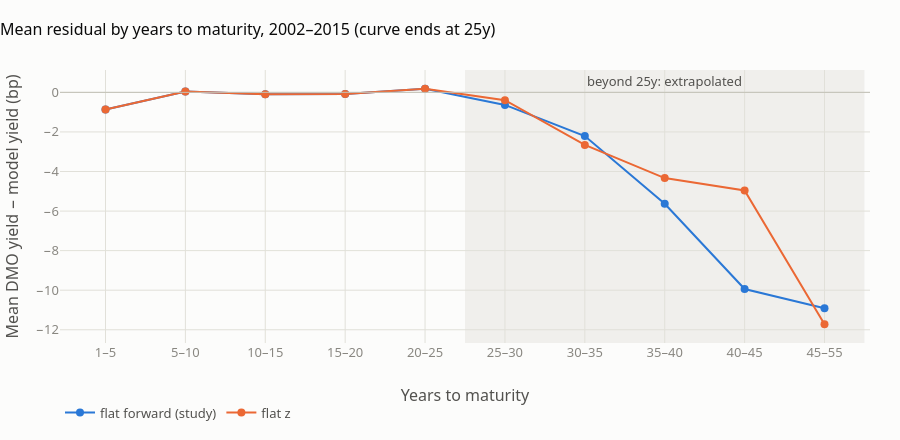

Notebook code for this chart:
### Code cell
edges = [1, 5, 10, 15, 20, 25, 30, 35, 40, 45, 55]
pre = M[M.date < "2016-01-01"].copy()
pre["bucket"] = pd.cut(pre.years, edges, labels=[f"{a}–{b}" for a, b in zip(edges[:-1], edges[1:])])
long_ = (pre.melt(id_vars=["bucket"], value_vars=["residual_bp", "residual_bp_flat_z"], var_name="method", value_name="bp")
         .replace({"method": {"residual_bp": "flat forward (study)", "residual_bp_flat_z": "flat z"}}))
agg = long_.groupby(["bucket", "method"], observed=True)["bp"].agg(mean="mean", n="size").reset_index()
cm = plotting.colour_map(["flat forward (study)", "flat z"])
title = "Mean residual by years to maturity, 2002–2015 (curve ends at 25y)"

fig_s, ax = plt.subplots(figsize=(9.5, 4.6))
ax.axhline(0, color=plotting.BASELINE, lw=1)
ax.axvspan(4.5, 9.5, color=plotting.NEUTRAL_BAND, zorder=0)
sns.pointplot(data=agg, x="bucket", y="mean", hue="method", palette=cm, dodge=0.25, markers="o",
              linestyles="-", ax=ax)
ax.text(7, ax.get_ylim()[1] * 0.9, "beyond 25y: extrapolated", ha="center", color=plotting.INK_SECONDARY, fontsize=9)
ax.set_xlabel("Years to maturity")
ax.set_ylabel("Mean DMO yield − model yield (bp)")
ax.set_title(title)
ax.legend(title=None)
fig_s.tight_layout()

fig_p = go.Figure()
fig_p.add_vrect(x0=4.5, x1=9.5, fillcolor=plotting.NEUTRAL_BAND, line_width=0, layer="below",
                annotation_text="beyond 25y: extrapolated", annotation_position="top")
fig_p.add_hline(y=0, line_color=plotting.BASELINE, line_width=1)
for m, colour in cm.items():
    a = agg[agg.method == m]
    fig_p.add_trace(go.Scatter(x=list(range(len(a))), y=a["mean"], mode="lines+markers", name=m,
                               line=dict(color=colour), customdata=np.stack([a.bucket.astype(str), a.n], axis=1),
                               hovertemplate="%{customdata[0]}y: %{y:+.2f} bp<br>%{customdata[1]} gilt-days<extra>" + m + "</extra>"))
fig_p.update_layout(template=plotting.PLOTLY_TEMPLATE, height=440, title=title,
                    xaxis=dict(title="Years to maturity", tickvals=list(range(len(edges) - 1)),
                               ticktext=[f"{a}–{b}" for a, b in zip(edges[:-1], edges[1:])]),
                    yaxis_title="Mean DMO yield − model yield (bp)", legend=dict(orientation="h", y=-0.2))
plotting.save_pair("curve_residuals_by_maturity", fig_s, fig_p)
fig_p.show()

### Figure 1 — Plotly figure (JSON) as saved in the notebook; plotly's stock layout.template omitted (floating-point values rounded to 4 significant figures)
{"data": [{"customdata": [["1–5", 1408], ["5–10", 1145], ["10–15", 483], ["15–20", 342], ["20–25", 363], ["25–30", 384], ["30–35", 250], ["35–40", 170], ["40–45", 105], ["45–55", 163]], "hovertemplate": "%{customdata[0]}y: %{y:+.2f} bp<br>%{customdata[1]} gilt-days<extra>flat forward (study)</extra>", "line": {"color": "#2a78d6"}, "mode": "lines+markers", "name": "flat forward (study)", "type": "scatter", "x": [0, 1, 2, 3, 4, 5, 6, 7, 8, 9], "y": [-0.8683, 0.04083, -0.1016, -0.08734, 0.1874, -0.6356, -2.206, -5.632, -9.938, -10.91]}, {"customdata": [["1–5", 1408], ["5–10", 1145], ["10–15", 483], ["15–20", 342], ["20–25", 363], ["25–30", 384], ["30–35", 250], ["35–40", 170], ["40–45", 105], ["45–55", 163]], "hovertemplate": "%{customdata[0]}y: %{y:+.2f} bp<br>%{customdata[1]} gilt-days<extra>flat z</extra>", "line": {"color": "#eb6834"}, "mode": "lines+markers", "name": "flat z", "type": "scatter", "x": [0, 1, 2, 3, 4, 5, 6, 7, 8, 9], "y": [-0.8683, 0.04083, -0.1016, -0.08734, 0.1874, -0.3964, -2.655, -4.334, -4.962, -11.73]}], "layout": {"annotations": [{"showarrow": false, "text": "beyond 25y: extrapolated", "x": 7.0, "xanchor": "center", "xref": "x", "y": 1, "yanchor": "top", "yref": "y domain"}], "height": 440, "legend": {"orientation": "h", "y": -0.2}, "shapes": [{"fillcolor": "#f0efec", "layer": "below", "line": {"width": 0}, "type": "rect", "x0": 4.5, "x1": 9.5, "xref": "x", "y0": 0, "y1": 1, "yref": "y domain"}, {"line": {"color": "#c3c2b7", "width": 1}, "type": "line", "x0": 0, "x1": 1, "xref": "x domain", "y0": 0, "y1": 0, "yref": "y"}], "title": {"text": "Mean residual by years to maturity, 2002–2015 (curve ends at 25y)"}, "xaxis": {"ticktext": ["1–5", "5–10", "10–15", "15–20", "20–25", "25–30", "30–35", "35–40", "40–45", "45–55"], "tickvals": [0, 1, 2, 3, 4, 5, 6, 7, 8, 9], "title": {"text": "Years to maturity"}}, "yaxis": {"title": {"text": "Mean DMO yield − model yield (bp)"}}}}
